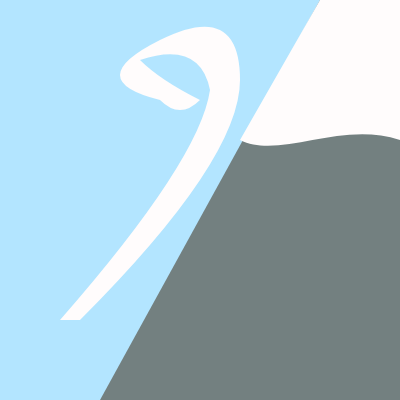
Frame 1 (no input)
Frame 60 (no input): identical to frame 1, image omitted
Frame 120 (the mouse pressed at the canvas centre since frame 60): identical to frame 1, image omitted

The p5.js sketch that drew this single still picture (run headless with seeded random() and noise() and a simulated clock; from frame 60 on, the mouse is pressed at the canvas centre):

// p5.js sketch
// ── sketch.js
function setup() {
  createCanvas(400, 400);
  colorMode(HSB);
  background(200, 30, 255);
  noStroke();
  
  //Mountain
  fill(180, 10, 50);

  beginShape();
  vertex(width*.25, height);
  vertex(width*.8, 0);
  vertex(width, 0);
  vertex(width, height);
  endShape();

  //snowCap
  fill(1, 1, 100);
  beginShape();
  vertex(width*.6, height*.35);
  bezierVertex(width*.7, height*.4, width*.85, height*.3, width, height*.35);
  vertex(width, 0);
  vertex(width*.8, 0);
  endShape();

  //wind

  beginShape();
  vertex(width*.2, height*.8);
  quadraticVertex(width*.6, height*.4, width*.6, height*.2);
  quadraticVertex(width*.6, height*.0, width*.4, height*.1);
  quadraticVertex(width*.2, height*.2, width*.4, height*.25);
  quadraticVertex(width*.45, height*.3, width*.5, height*.25);
  quadraticVertex(width*.4, height*.2, width*.35, height*.15);
  quadraticVertex(width*.5, height*.1, width*.525, height*.225);
  quadraticVertex(width*.5, height*.4, width*.15, height*.8);
  
  endShape();
}

function draw() {
}
